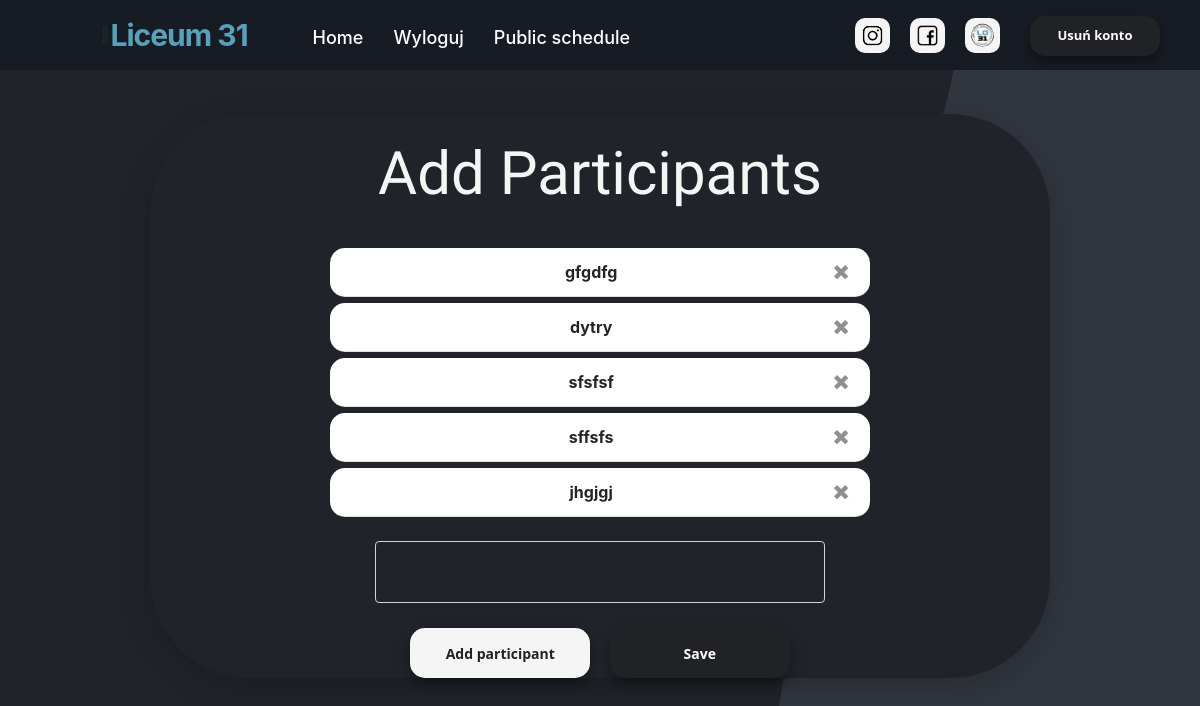
Before: /new-players (signed in) with the older database file.
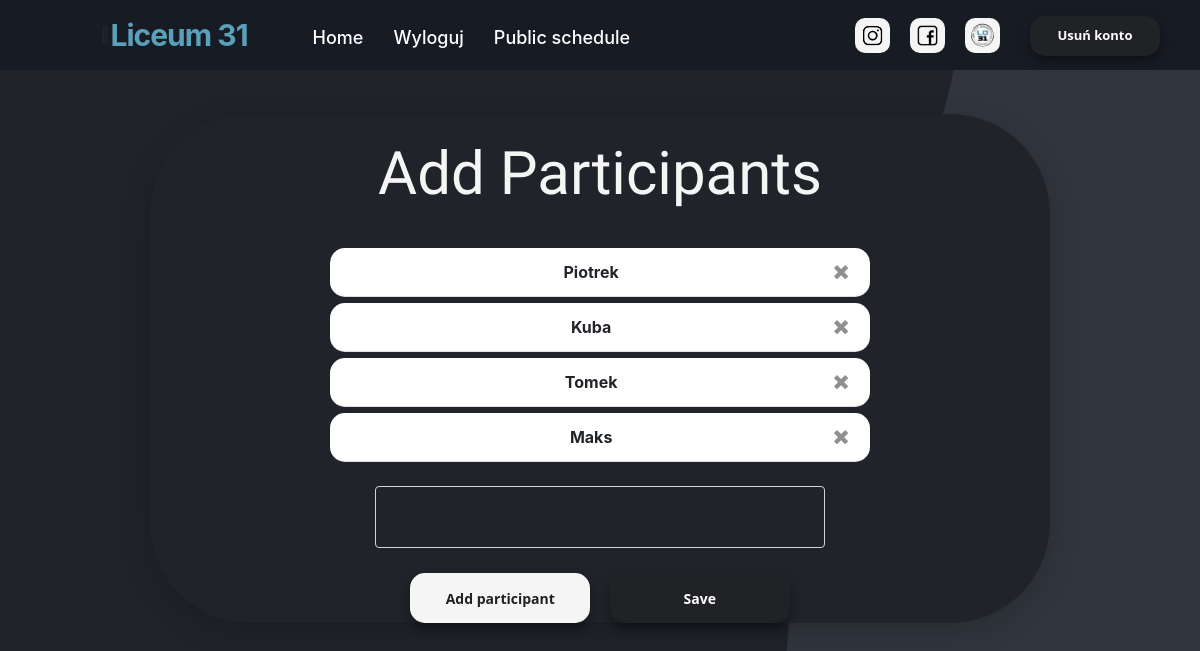
After: the same page with the newer database file.
### website/models.py (models this page shows)
class Opponent(db.Model):
    id = db.Column(db.Integer,primary_key=True)
    tournament_id = db.Column(db.Integer,db.ForeignKey('tournament.id'))
    standing = db.relationship('Standing')
    name = db.Column(db.String(100000))

### website/views.py (the view, shortened to what this page needs)
@views.route('/new-players', methods=['GET', 'POST'])
@login_required
def getPlayers():
    tournamentDTO = TournamentController()
    tournamentDTO.Load(current_user.current_tournament_id)
    partizipantsNumberLimit = 100
    return render_template("new_players.html", user=current_user, tournament=tournamentDTO.tournament)

### website/Classes.py (called while the page is built)
    def Load(self, id):
        self.tournament = Tournament.query.get(id)

### website/__init__.py (called while the page is built)
def create_app():
    app = Flask(__name__)
    app.config['SECRET_KEY'] = 'kjabwdlajbal'
    app.config['SQLALCHEMY_DATABASE_URI'] = f'sqlite:///{DB_NAME}'
    db.init_app(app)  # inicjowanie bazy danych dla aplikacji
    from .views import views
    from .auth import auth
    app.register_blueprint(views, url_prefix='/')
    app.register_blueprint(auth, url_prefix='/')
    from .models import User
    create_datebase(app)
    login_manager = LoginManager()
    login_manager.login_view = 'auth.login'
    login_manager.init_app(app)
    @login_manager.user_loader
    def load_user(id):
        return User.query.get(int(id))
    return app

### website/templates/new_players.html (shortened to what this page needs)
 {% extends "base.html" %} {% block title %}Schedule Generator{% endblock %} {% block content %}
<section class="newplayers_box_container container_newplayer">
    <br>
    <h3 align="center">Add Participants</h3>
    <ol class="list-group list-group-flush" id="notes">
        {% for opponent in tournament.opponents %}
        <li align="center" class="list-group-item">
            {{opponent.name}}
            <button type="button" class="close" onClick="deletePlayer({{opponent.id}})">
        <span aria-hidden="true">&times;</span>
      </button>
        </li>
        {% endfor %}
    </ol>
    <br>
    <form method="POST">
        <textarea name="player" class="form_control"></textarea>
        <br />
        <div align="center">
            <button type="submit" class="btn-danger_nav_generator_home_white">Add participant</button>
            <a href="/schedule">
                <button type="button" class="btn-danger_nav_generator_home">Save</button>
            </a>
        </div>
    </form>
</section>
{% endblock %}

Changed rows visible on the page:
removed Opponent: name "jhgjgj"
changed Opponent: name "gfgdfg" → "Piotrek"
changed Opponent: name "dytry" → "Kuba"
changed Opponent: name "sfsfsf" → "Tomek"
changed Opponent: name "sffsfs" → "Maks"
